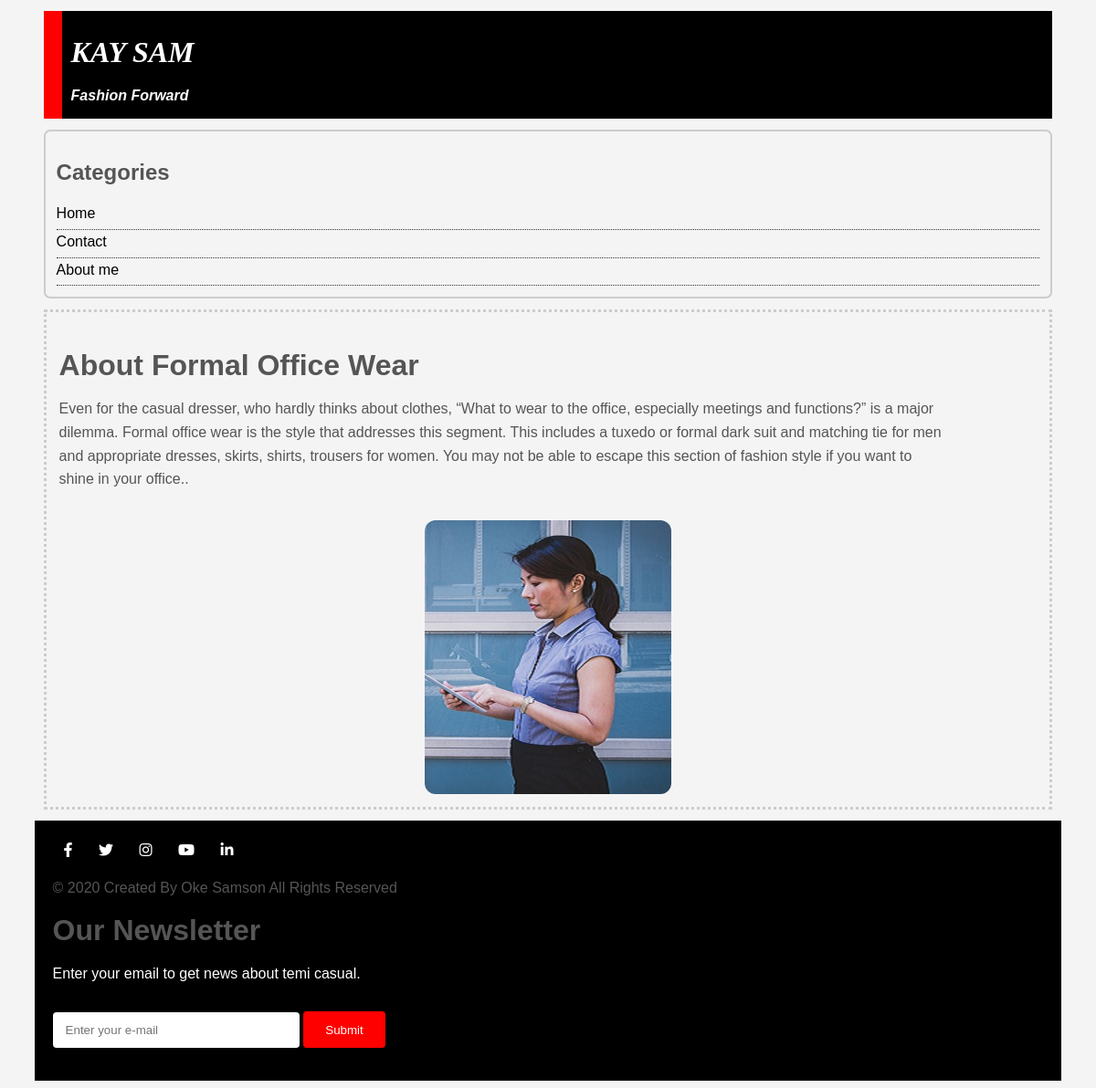
/1/, run on the app's committed database.
### temi/models.py (models this page shows, shortened)
class Information(models.Model):
    name = models.ForeignKey(Name, on_delete=models.CASCADE)
    message = models.TextField()

class Name(models.Model):
    title = models.CharField(max_length=90)
    image = models.ImageField()
    @property
    def imageURL(self):
        try:
            url = self.image.url
        except:
            url = ''
        return url

### temi/views.py (the view)
# urls.py: path('<int:new_id>/', info),
def info(request, new_id):
    name = Name.objects.get(id= new_id)
    information = Information.objects.filter(name=name)
    context = {
        'information': information
    }
    return render(request, 'temi/info.html', context)

### temi/templates/temi/info.html (shortened to what this page needs)
<html>
    <head>
    <link rel="stylesheet" type="text/css" href="https://cdnjs.cloudflare.com/ajax/libs/font-awesome/5.13.1/css/all.min.css">
</head>
   <body>
        <div class="container">
            <div class="box-1">
               <a href="/"><h1> KAY SAM </h1></a>
                <b><i>Fashion Forward</i></b>
            </div>
            <div class="categories">
                <h2>Categories</h2>
                    <ul>
                        <li><a href="/">Home</a></li>
                        <li><a href="">Contact</a></li>
                        <li><a href="">About me</a></li>
                    </ul>
            </div>
           <div class="box-2">
					<div class="float1">
                        {% for info in information %}
						<h1>About {{info.name.title}}</h1>
						<p>{{ info.message }}. <br>
                        </p>
                        {% endfor %}
					</div>
					<div class="float2">
                        {% for info in information %}
                        <img src="{{info.name.imageURL}}" class="imgg22">
                        {% endfor %}
					</div>
            </div>
			<footer>
                    <div class="footer-con">
                            <div class="media">
                                <div class="social-media">
                                    <div class="social">
                                <a href="#"><i class="fab fa-facebook-f"></i></a>
                                <a href="#"><i class="fab fa-twitter"></i></a>
                                <a href="#"><i class="fab fa-instagram"></i></a>
                                <a href="#"><i class="fab fa-youtube"></i></a>
                                <a href="#"><i class="fab fa-linkedin-in"></i></a>
                                <p class="right-text">&copy; 2020 Created By Oke Samson All Rights Reserved</p>
                                    </div>
                            </div>
                            </div>
                            <div class="new">
                                    <div class="new2">
                                    <h1>Our Newsletter</h1>
                                    </div>
                                        <p style="color: #fff;">Enter your email to get news about temi casual.</p>
                                        <form class="newsletter-form">
                                            <input type="email" name="" class="txtb" placeholder="Enter your e-mail">
                                            <button type="submit" name="" class="btn">Submit</button>
                                        </form>
                            </div>
                    </div>
                </footer>
</div>
</body>
</html>

### temi/templates/temi/info.html (style rules this page uses)
body { background-color: #f4f4f4; color: #555555; font-family: Arial, helvertical, sans-serif; line-height: 1.6em; }
.container { width: 95%; margin: auto; }
.box-1 { background-color:black; color:#fff; margin: 12px 10px 12px 10px; padding: 12px 10px 12px 10px; border-left: 20px solid red; }
.box-1 h1 { font-family: Tahoma; font-style: Italic; font-weight: 500px; }
.box-2 { border: 3px dotted #ccc; padding: 14px 14px 14px 14px; margin: 12px 10px 12px 10px; }
.categories { border: 2px solid #ccc; border-radius: 7px; margin: 12px 10px 12px 10px; padding: 12px; }
.categories ul { list-style: none; padding: 0px; margin: 0px; }
.categories li { padding-bottom: 4px; border-bottom: dotted 1px #333; }
a { text-decoration: none; color: black; }
.float2 img { width: 350px; border-radius: 12px; }
.float1 { float: right; max-width: 600px; margin-top: 3%; margin-right: 9%; }
.float2 { padding-top: 1.5%; margin-left: 3%; margin-top: 2%; flex-wrap:wrap }
footer { background-color: black; }
.footer-con { padding-left: 20px; padding-top: 20px; padding-bottom: 20px; padding-right: 20px; }
.newsletter-form input { width: 270px; padding: 12px 10px 12px 14px; border-radius: 4px; border: none; }
.newsletter-form button { width: 90; background-color: red; color: white; height: 40px; border-radius: 4px; border: none; }
.box-1 a { color: white; }
footer a { color: white; padding: 12px;; }
@media only screen and (max-width:1231px) { .float1 { float: none; max-width: 100%;; } }
@media only screen and (max-width:1231px) { .float2 { margin: auto; width: 100%; display: flex; justify-content: center; } }
@media only screen and (max-width:1231px) { .float2 img { width: 270px; height: 300px; text-align: center; } }
@media only screen and (max-width:1231px) { .newsletter-form button { margin-top: 12px; } }
@media only screen and (max-width:1231px) { .box-2 { border: 3px dotted #ccc; } }

### data on the page
Information: name "Formal Office Wear", message "Even for the casual dresser, who hardly thinks about clothes, “What to wear to the office, especially meetings and functions?” is a major dilemma. Formal office wear is the style that addresses this segment. This includes a tuxedo or formal dark suit and matching tie for men and appropriate dresses, skirts, shirts, trousers for women. You may not be able to escape this section of fashion style if you want to shine in your office.", name.imageURL (picture)
